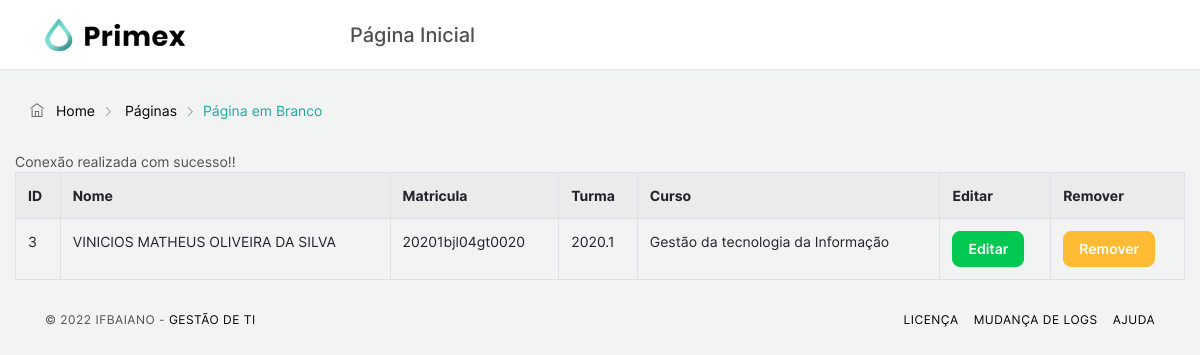
Page /page.php?page=listar_alunos (signed in) on the committed database.
### tables this page shows
CREATE TABLE `alunos` (
  `id` int NOT NULL AUTO_INCREMENT,
  `nome` varchar(45) DEFAULT NULL,
  `matricula` varchar(45) DEFAULT NULL,
  `periodo_entrada` varchar(45) DEFAULT NULL,
  `cst_gti_id` int NOT NULL,
  PRIMARY KEY (`id`),
  KEY `fk_alunos_cst_gti1_idx` (`cst_gti_id`),
  CONSTRAINT `fk_alunos_cst_gti1` FOREIGN KEY (`cst_gti_id`) REFERENCES `cst_gti` (`id`)
);

CREATE TABLE `cst_gti` (
  `id` int NOT NULL AUTO_INCREMENT,
  `nome` varchar(45) DEFAULT NULL,
  `descricao` varchar(45) DEFAULT NULL,
  PRIMARY KEY (`id`)
);

### pages/listar_alunos.php (the view, shortened to what this page needs)
<?php
    include("./includes/conn.php");
?>
<table id="professores" class="table table-striped table-bordered">
    <tr>
        <td><strong>ID</strong></td>
        <td><strong>Nome</strong></td>
        <td><strong>Matricula</strong></td>
        <td><strong>Turma</strong></td>
        <td><strong>Curso</strong></td>
        <td><strong>Editar</strong></td>
        <td><strong>Remover</strong></td>
    </tr>
    <?php
        $sql="SELECT alunos.id, alunos.nome, alunos.matricula, alunos.periodo_entrada, cst_gti.nome
            FROM alunos
            JOIN cst_gti
            ON alunos.id = cst_gti.id; ";
        $result = mysqli_query($conn, $sql);
        while ($row = mysqli_fetch_array($result)) {
        ?>
            <tr>
                <td><?php echo $row[0]; ?></td>
                <td><?php echo $row[1]; ?></td>
                <td><?php echo $row[2]; ?></td>
                <td><?php echo $row[3]; ?></td>
                <td><?php echo $row[4]; ?></td>
                <td>
                    <button class="btn btn-success">
                        <a class="text-white" href="pages/editar_alunos.php?id=<?php echo $row[0]; ?> ">Editar</a>
                    </button>
            </td>
                <td>
                    <button class="btn btn-warning ">
                        <a class="text-white" href="pages/deletar_alunos.php?id=
                        <?php echo $row[0]; ?> " onclick="return confirm
                        ('Tem certeza que deseja deletar esse registro?');">Remover</a>
                    </button>
                </td>
            </tr>
        <?php
        }
    ?>
</table>

### rows in the picture
alunos: id "3", nome "VINICIOS MATHEUS OLIVEIRA DA SILVA", matricula "20201bjl04gt0020", periodo_entrada "2020.1", cst_gti.nome "Gestão da tecnologia da Informação"
